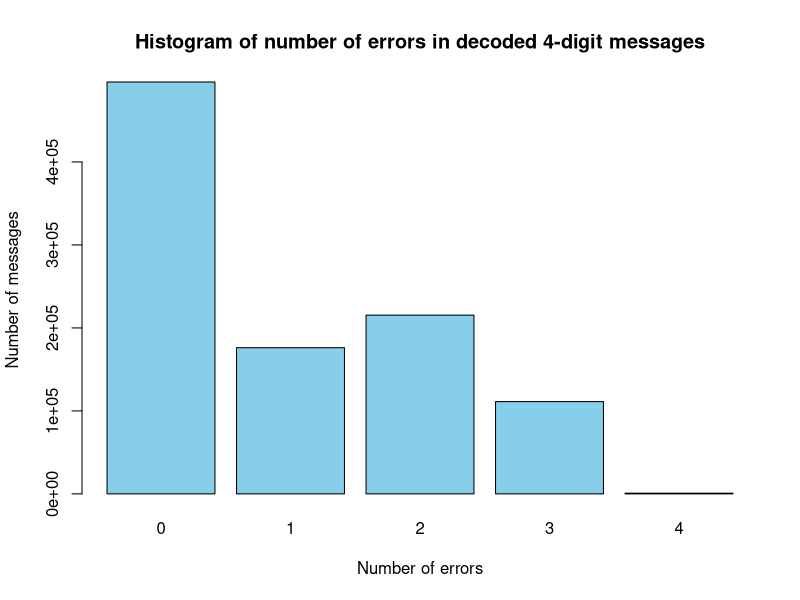
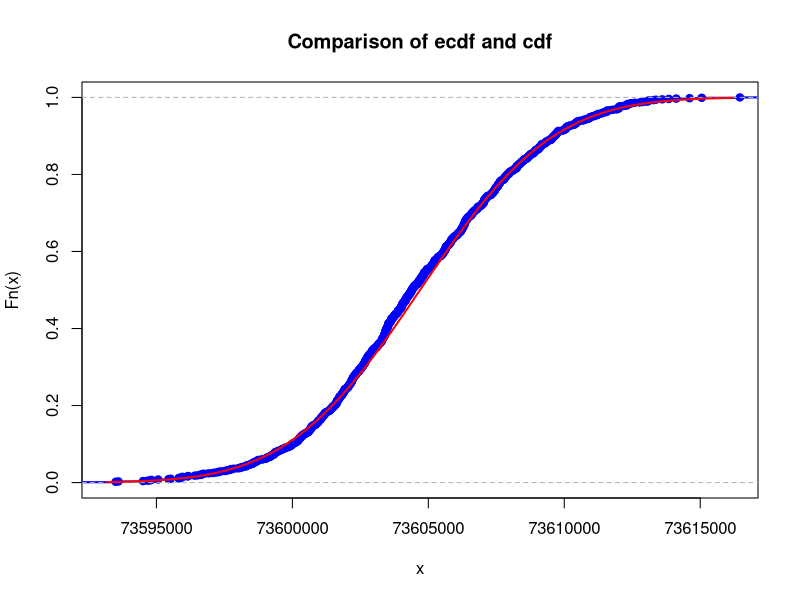
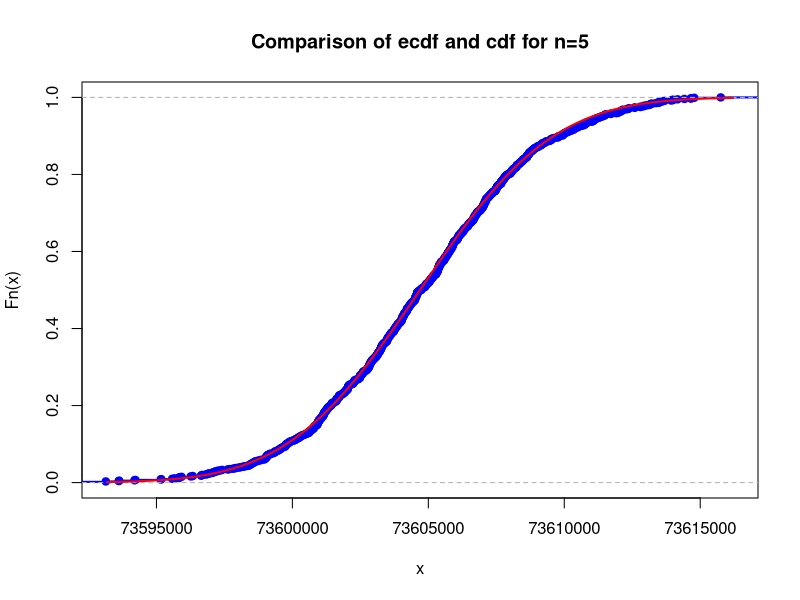
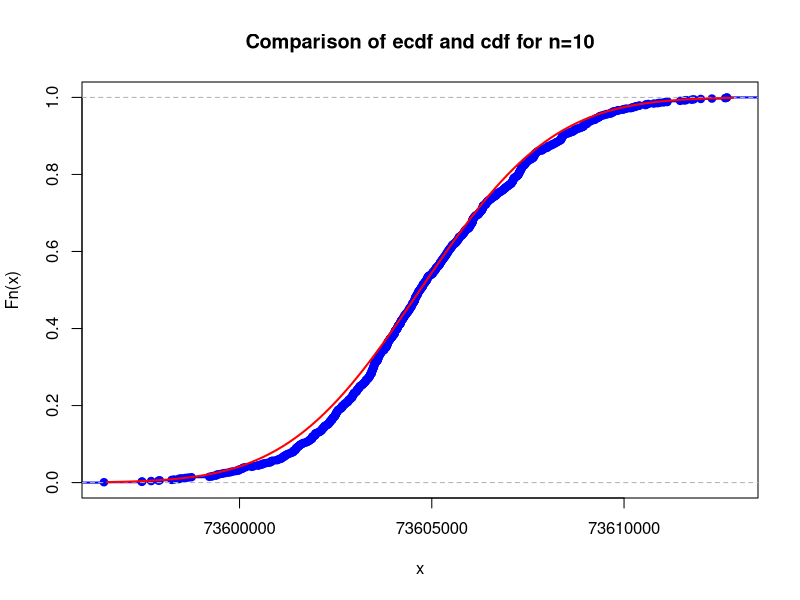
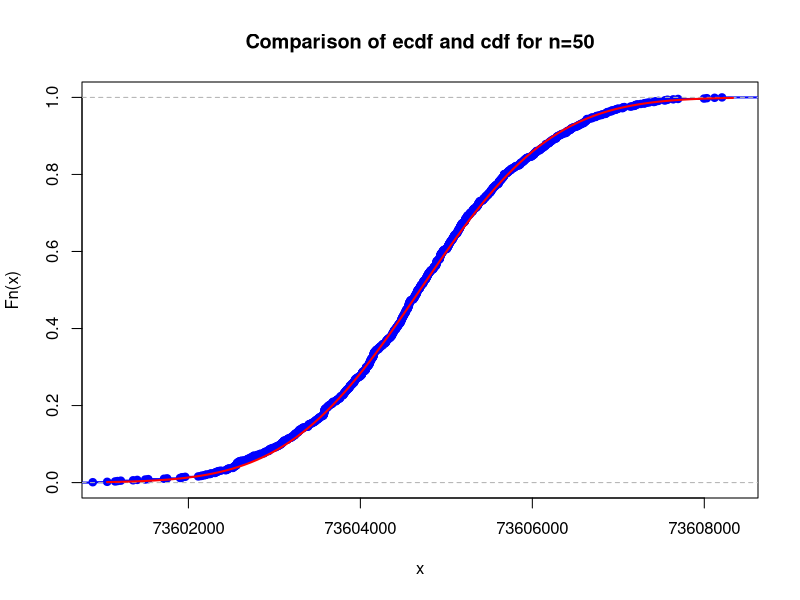
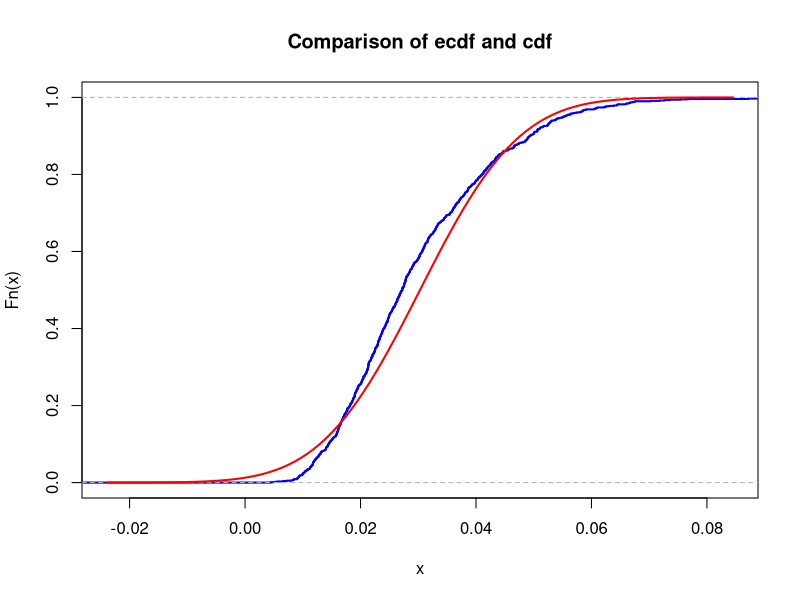
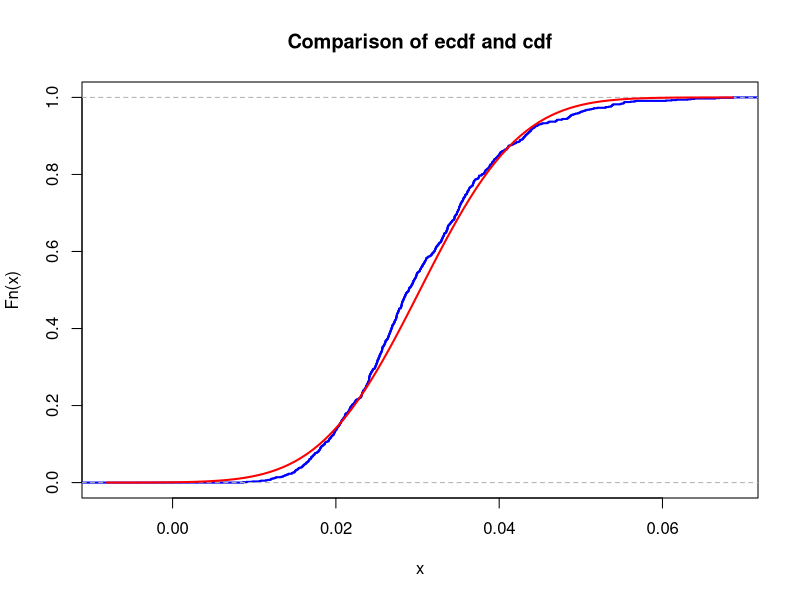
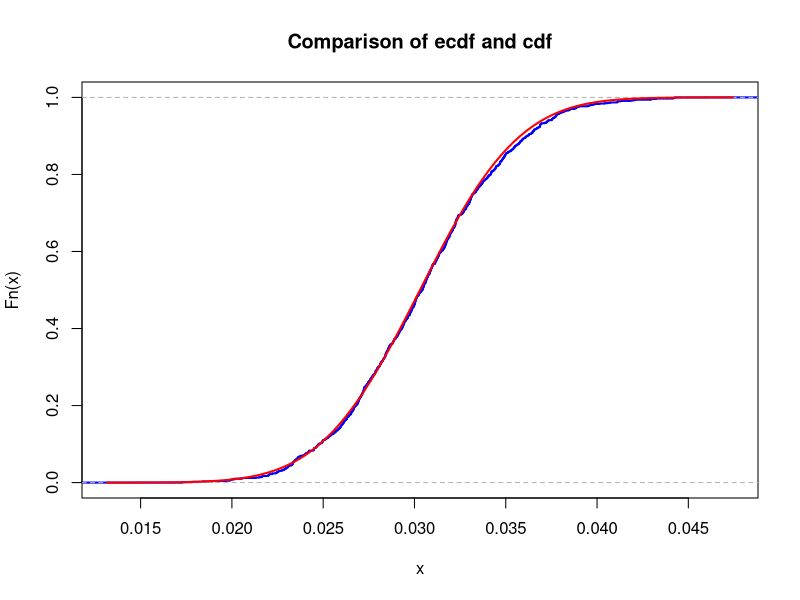

These charts were generated, in order, by the following R code:
## ---- chunk 1
teamId <- 23

set.seed(teamId)
p <- teamId / 100

G <- matrix(c(
  1, 1, 1, 0, 0, 0, 0,
  1, 0, 0, 1, 1, 0, 0,
  0, 1, 0, 1, 0, 1, 0,
  1, 1, 0, 1, 0, 0, 1
), nrow = 4, byrow = TRUE)
H <- t(matrix(c(
  1, 0, 1, 0, 1, 0, 1,
  0, 1, 1, 0, 0, 1, 1,
  0, 0, 0, 1, 1, 1, 1
), nrow = 3, byrow = TRUE))
# cat("The matrix G is: \n")
# G
# cat("The matrix H is: \n")
# H
# cat("The product GH must be zero: \n")
# (G%*%H) %% 2
## ---- chunk 2
# generate N messages

message_generator <- function(N) {
  matrix(sample(c(0, 1), 4 * N, replace = TRUE), nrow = N)
}
N <- 1000000
messages <- message_generator(N)
codewords <- (messages %*% G) %% 2
## ---- chunk 3
errors <- matrix(rbinom(N * 7, size = 1, prob = p), nrow = N, ncol = 7)
received <- (codewords + errors) %% 2
## ---- chunk 4
syndromes <- (received %*% H) %% 2

syndrome_vals <- syndromes[,1] + 2*syndromes[,2] + 4*syndromes[,3]

corrected <- received
for (i in 1:N) {
  pos <- syndrome_vals[i]
  if (pos != 0) {
    corrected[i, pos] <- (corrected[i, pos] + 1) %% 2
  }
}

msg_idx <- c(3, 5, 6, 7)
decoded_messages <- corrected[, msg_idx, drop = FALSE]

decoded_ok <- apply(decoded_messages == messages, 1, all)

num_errors <- rowSums(errors)

cat("Total simulated messages:", N, "\n")
print(table(num_errors))
cat("\nTable: num_errors vs decoded_ok (counts)\n")
print(table(num_errors, decoded_ok))

ok_le1 <- if (any(num_errors <= 1)) all(decoded_ok[num_errors <= 1]) else TRUE
ok_gt1 <- if (any(num_errors > 1)) all(!decoded_ok[num_errors > 1]) else TRUE

cat("\nAll decoded correctly when num_errors <= 1 ?", ok_le1, "\n")
cat("All decoded incorrectly when num_errors > 1 ?", ok_gt1, "\n")

viol_le1 <- which((num_errors <= 1) & (!decoded_ok))
viol_gt1 <- which((num_errors > 1) & (decoded_ok))

cat("\nViolations: cases with <= 1 error but decoded incorrectly:", length(viol_le1), "\n")
if (length(viol_le1) > 0) print(head(viol_le1))

cat("Violations: cases with > 1 error but decoded correctly:", length(viol_gt1), "\n")
if (length(viol_gt1) > 0) print(head(viol_gt1))
## ---- chunk 5
theoretical_p <- (1 - p) ^ 7 + 7 * p * (1 - p) ^ 6
cat("Theoretical probability of correct transmission:", theoretical_p, "\n")

estimate_p <- mean(decoded_ok)
cat("Estimate of this probability:", estimate_p, "\n")
## ---- chunk 6
estimate_se <- sqrt(estimate_p * (1 - estimate_p) / N)
cat(sprintf("Estimate standard error = %.6f\n", estimate_se))
## ---- chunk 7
ci_probability = 0.95
discard_from_both_tails <- (1 - ci_probability) / 2
z_v <- qnorm(1 - discard_from_both_tails)
epsilon = z_v * estimate_se
ci_lower <- estimate_p - epsilon
ci_upper <- estimate_p + epsilon
ci_lower <- max(0, ci_lower)
ci_upper <- min(1, ci_upper)

cat(sprintf("z_v: %.6f\n", z_v))
cat(sprintf("95%% confidence interval epsilon: %.6f\n", epsilon))
cat(sprintf("95%% confidence interval: (%.6f, %.6f)\n", ci_lower, ci_upper))
## ---- chunk 8
K = 0.03
min_n = ceiling(estimate_p * (1 - estimate_p) * z_v ^ 2 / K ^ 2)
cat(sprintf("Minimum N if epsilon <= %.2f: %.0f\n", K, min_n))
## ---- chunk 9
errors_per_decoded <- rowSums(messages != decoded_messages)
decoded_per_errors <- table(errors_per_decoded)

barplot(decoded_per_errors,
        main="Histogram of number of errors in decoded 4-digit messages", xlab="Number of errors", ylab="Number of messages", col="skyblue")
## ---- chunk 10
teamId <- 23
set.seed(teamId)
T <- 30.1 * 60 * 60 * 24 * 365 # Half-life period
m <- teamId * 10^-6 # Mass of the sample
M <- 136.907089 # For Cesium-137
lambda <- log(2) / T # Activity
N <- m / M * 6 * 10^23 #  Number of atoms
mu <- N * lambda
print(sprintf("Poisson(%.3e)", mu))
K <- 1e3
n <- 5
sample_means <- colMeans(matrix(rpois(n * K, lambda = mu), nrow = n))
## ---- chunk 11
mu <- N * lambda
sigma <- sqrt(N * lambda / n)
## ---- chunk 12
xlims <- c(mu - 3 * sigma, mu + 3 * sigma)
Fs <- ecdf(sample_means)
plot(Fs,
  xlim = xlims,
  ylim = c(0, 1),
  col = "blue",
  lwd = 2,
  main = "Comparison of ecdf and cdf"
)
curve(pnorm(x, mean = mu, sd = sigma), col = "red", lwd = 2, add = TRUE)
## ---- chunk 13
x <- sort(unique(sample_means))
print(sprintf("max|Fs(x) - Fy(x)|=%f", max(abs(Fs(x) - pnorm(x, mean = mu, sd = sigma)))))
## ---- chunk 14
mu <- N * lambda
print(sprintf("Poisson(%.3e)", mu))
for (n in c(5, 10, 50)) {
  sigma <- sqrt(N * lambda / n)
  sample_means <- colMeans(matrix(rpois(n * K, lambda = mu), nrow = n))
  xlims <- c(mu - 3 * sigma, mu + 3 * sigma)
  Fs <- ecdf(sample_means)
  plot(Fs,
    xlim = xlims,
    ylim = c(0, 1),
    col = "blue",
    lwd = 2,
    main = sprintf("Comparison of ecdf and cdf for n=%d", n)
  )
  curve(pnorm(x, mean = mu, sd = sigma), col = "red", lwd = 2, add = TRUE)
  x <- sort(unique(sample_means))
  print(sprintf("n=%d: max|Fs(x) - Fy(x)|=%f; mean=%f; sd=%f", n, max(abs(Fs(x) - pnorm(x, mean = mu, sd = sigma))), mean(sample_means), sd(sample_means)))
}
## ---- chunk 15
theta <- 8 * 10^8
mu <- N * lambda
n <- 1
K <- 10^6
while (TRUE) {
  sample_sums <- colSums(matrix(rpois(n * K, lambda = mu), nrow = n))
  prob <- sum(sample_sums < theta) / length(sample_sums)
  if (prob <= .95) {
    break
  }
  n <- n + 1
}
print(sprintf("n≤%d", n))
## ---- chunk 16
print(sprintf("n≤%d", ceiling((.05 * theta) / (N * lambda) - 1)))
## ---- chunk 17
rhs <- log(0.05) + theta * log(theta) - theta
lhs <- function(n) {
  t <- n * N * lambda
  return(theta * log(t) - t)
}
## ---- chunk 18
left <- 1
right <- theta / (N * lambda)
while (left <= right) {
  mid <- ceiling((left + right) / 2)
  lhs_cur <- lhs(mid)
  if (lhs_cur < rhs) {
    n <- mid
    left <- mid + 1
  } else {
    right <- mid - 1
  }
}

print(sprintf("n≤%d", n))
## ---- chunk 19
z95 <- qnorm(.95)
n <- ceiling((-z95 + sqrt(z95^2 + 4 * theta))^2 / (4 * N * lambda) - 1)
print(sprintf("n≤%d", n))
## ---- chunk 20
set.seed(23)
## ---- chunk 21
nu1 <- 23 + 10
K <- 1e3
n_5 <- 5
sample_means <- colMeans(matrix(rexp(n_5*K, rate = nu1), nrow=n_5))

mu <- 1 / nu1
sigma <- 1 / (nu1 * sqrt(n_5))

xlims <- c(mu-4*sigma,mu+4*sigma)
Fs <- ecdf(sample_means)

plot(Fs, 
     xlim = xlims, 
     col = "blue",
     lwd = 2,
     main = "Comparison of ecdf and cdf")
curve(pnorm(x, mean = mu, sd = sigma), col = "red", lwd = 2, add = TRUE)

x <- seq(xlims[1], xlims[2], length.out = 1000)
max(abs(Fs(x)-pnorm(x, mean = mu, sd = sigma)))
## ---- chunk 22
n_10 <- 10
sample_means <- colMeans(matrix(rexp(n_10*K, rate = nu1), nrow=n_10))

mu <- 1 / nu1
sigma <- 1 / (nu1 * sqrt(n_10))

xlims <- c(mu-4*sigma,mu+4*sigma)
Fs <- ecdf(sample_means)

plot(Fs, 
     xlim = xlims, 
     col = "blue",
     lwd = 2,
     main = "Comparison of ecdf and cdf")
curve(pnorm(x, mean = mu, sd = sigma), col = "red", lwd = 2, add = TRUE)

x <- seq(xlims[1], xlims[2], length.out = 1000)
max(abs(Fs(x)-pnorm(x, mean = mu, sd = sigma)))
## ---- chunk 23
n_50 <- 50
sample_means <- colMeans(matrix(rexp(n_50*K, rate = nu1), nrow=n_50))

mu <- 1 / nu1
sigma <- 1 / (nu1 * sqrt(n_50))

xlims <- c(mu-4*sigma,mu+4*sigma)
Fs <- ecdf(sample_means)

plot(Fs, 
     xlim = xlims, 
     col = "blue",
     lwd = 2,
     main = "Comparison of ecdf and cdf")
curve(pnorm(x, mean = mu, sd = sigma), col = "red", lwd = 2, add = TRUE)

x <- seq(xlims[1], xlims[2], length.out = 1000)
max(abs(Fs(x)-pnorm(x, mean = mu, sd = sigma)))
## ---- chunk 24
set.seed(99)
N <- 2
nu <- nu1 * N
n_clicks <- 100

sample_sums <- colSums(matrix(rexp(n_clicks * K, nu), nrow = n_clicks))

prob_safe <- mean(sample_sums > 1)

print(paste("Predicted N_max (from CLT and Chernoff):", N))
print(paste("Resulting parameter nu:", nu))
print(paste("Simulated probability of being safe (P(S_100 > 1)):", prob_safe))
print(paste("Desired probability level:", 0.95))
## ---- chunk 25
    teamId <- 23

    set.seed(23)

    mu <- teamId
    sigma <- sqrt(2 * teamId + 7)
    N <- 100

    X <- rnorm(N, mean = mu, sd = sigma)
    Y <- 1 / X

    cat("1/E(X) = ", 1 / mean(X), "\n")
    cat("E(Y) = E(1/X) = ", mean(Y), "\n")
## ---- chunk 26
    lambda <- 2
    N <- 100

    X <- rexp(N, rate = lambda)
    Y <- rexp(N, rate = lambda)
    Z <- log(X) + 5

    par(mfrow = c(1,2))
    plot(X, Y, main="Scatterplot X vs Y")
    qqplot(X, Y, main="QQ-plot X vs Y"); abline(0, 1, col="red")

    par(mfrow = c(1, 2))
    plot(X, Z, main="Scatterplot X vs Z")
    qqplot(X, Z, main="QQ-plot X vs Z"); abline(0, 1, col="red")
## ---- chunk 27
set.seed(23)
n_sims <- 100
n_trials <- 3
p_success <- 0.5

x_samples <- rbinom(n_sims, n_trials, p_success)
x_mean <- mean(x_samples)
x_var <- var(x_samples)

print(paste("Theoretical E[X]:", 1.5))
print(paste("Sample Mean of X:", x_mean))
print("---")
print(paste("Theoretical Var(X):", 0.75))
print(paste("Sample Variance of X:", x_var))
## ---- chunk 28
n_sims <- 100
n_trials <- 3
p_success <- 0.5

y_samples <- 0.5 * x_samples - 1
y_mean <- mean(y_samples)
y_var <- var(y_samples)

print(paste("Theoretical E[X]:", -0.25))
print(paste("Sample Mean of X:", y_mean))
print("---")
print(paste("Theoretical Var(X):", 0.1825))
print(paste("Sample Variance of X:", y_var))
